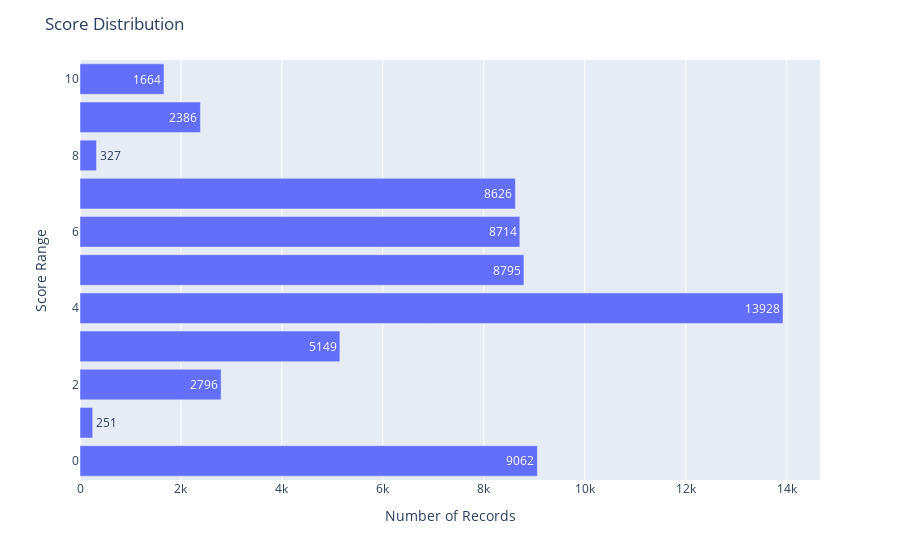

Write notebook code for a chart like this one.
### Code cell
import plotly.express as px
import pandas as pd

# Your dictt dictionary
dictt = {
    'Score': [(i, i+1) for i in range(11)],
    'Number': [len(df[(df['Score'] >= i) & (df['Score'] < i+1)]) for i in range(11)]
}

# Create a DataFrame from dictt
df_dictt = pd.DataFrame(dictt)

# Convert the 'Score' column to a numeric data type (e.g., float)
df_dictt['Score'] = df_dictt['Score'].apply(lambda x: x[0])  # Extract the lower bound of the score range

# Create a horizontal bar chart using Plotly Express
fig = px.bar(df_dictt, x='Number', y='Score', text='Number',orientation='h')

# Customize the chart layout
fig.update_layout(
    title='Score Distribution',
    xaxis_title='Number of Records',
    yaxis_title='Score Range',
)

# Show the plot
fig.show()

### Figure 1 — Plotly figure (JSON) as saved in the notebook; plotly's stock layout.template omitted (floating-point values rounded to 4 significant figures)
{"data": [{"alignmentgroup": "True", "hovertemplate": "Number=%{text}<br>Score=%{y}<extra></extra>", "legendgroup": "", "marker": {"color": "#636efa", "pattern": {"shape": ""}}, "name": "", "offsetgroup": "", "orientation": "h", "showlegend": false, "text": [9062, 251, 2796, 5149, 13928, 8795, 8714, 8626, 327, 2386, 1664], "textposition": "auto", "type": "bar", "x": [9062, 251, 2796, 5149, 13928, 8795, 8714, 8626, 327, 2386, 1664], "xaxis": "x", "y": [0, 1, 2, 3, 4, 5, 6, 7, 8, 9, 10], "yaxis": "y"}], "layout": {"barmode": "relative", "legend": {"tracegroupgap": 0}, "margin": {"t": 60}, "title": {"text": "Score Distribution"}, "xaxis": {"anchor": "y", "domain": [0, 1], "title": {"text": "Number of Records"}}, "yaxis": {"anchor": "x", "domain": [0, 1], "title": {"text": "Score Range"}}}}
